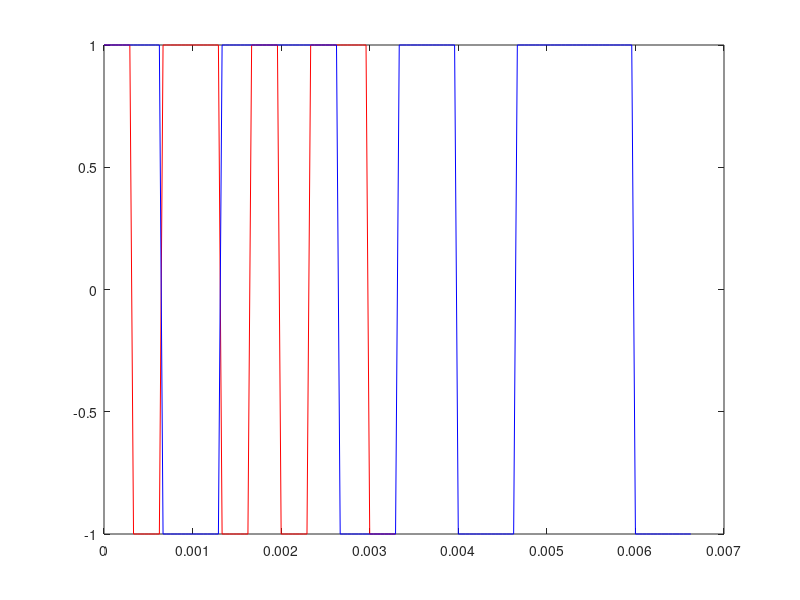

Write the MATLAB code that produced this figure.
%%%%%%%%%%%%%%%%%%%%%%%%%%%%%%%
%   Partie 3.1 Telecom
%%%%%%%%%%%%%%%%%%%%%%%%%%%%%%%

clear all;
close all;

% Constantes 
N = 10;     % nombre d'échantillons
Fe = 24000;  % fréquence échantillonnage (Hz)
Te = 1/Fe;   % pèriode d'échantillonnage (s)
Rb = 3000;   % débit binaire (bits/s)
Tb = 1/Rb;   % pèriode binaire (bits)
bits = randi([0,1],1,N); % générer bits aléatoires

% Création affichage
figure
grid
xlabel('Temps (s)')
ylabel('Signal')
title(['Tracé du signal filtré différents modulateurs'])

%% Modulateur 1
% Mapping : Symboles binaires à moyenne nulle
% Filtre de mise en forme de réponse impulsionnelle rectangulaire de hauteur 1 et de durée égale à
% la période symbole.
n = 1;
Ts = n*Tb;   % pèriode symbole
Ns = Ts/Te;  % facteur de suréchantillonnage

% Filtrage
temps = linspace(0, Te*(Ns*N-1), Ns*N);
mapping = 2*bits - ones(size(bits));
sign_dirac = kron(mapping, [1, zeros(1,Ns-1)]);
h = ones(1,Ns);  % filtre
sign_filtre = filter(h,1,sign_dirac);

% Affichage
plot(temps, sign_filtre, 'r');
hold on


%% Modulateur 2
% Mapping : Symboles 4-aires à moyenne nulle
% Filtre de mise en forme de réponse impulsionnelle rectangulaire de hauteur 1 et de durée égale à
% la période symbole.
n = 2;
Ts = n*Tb;   % pèriode symbole
Ns = Ts/Te;  % facteur de suréchantillonnage

% Filtrage
temps = linspace(0, Te*(Ns*N-1), Ns*N);
mapping = 2*bits - ones(size(bits));
sign_dirac = kron(mapping, [1, zeros(1,Ns-1)]);
h = ones(1,Ns);  % filtre
sign_filtre = filter(h,1,sign_dirac);

% Affichage
plot(temps, sign_filtre, 'b');
hold on



